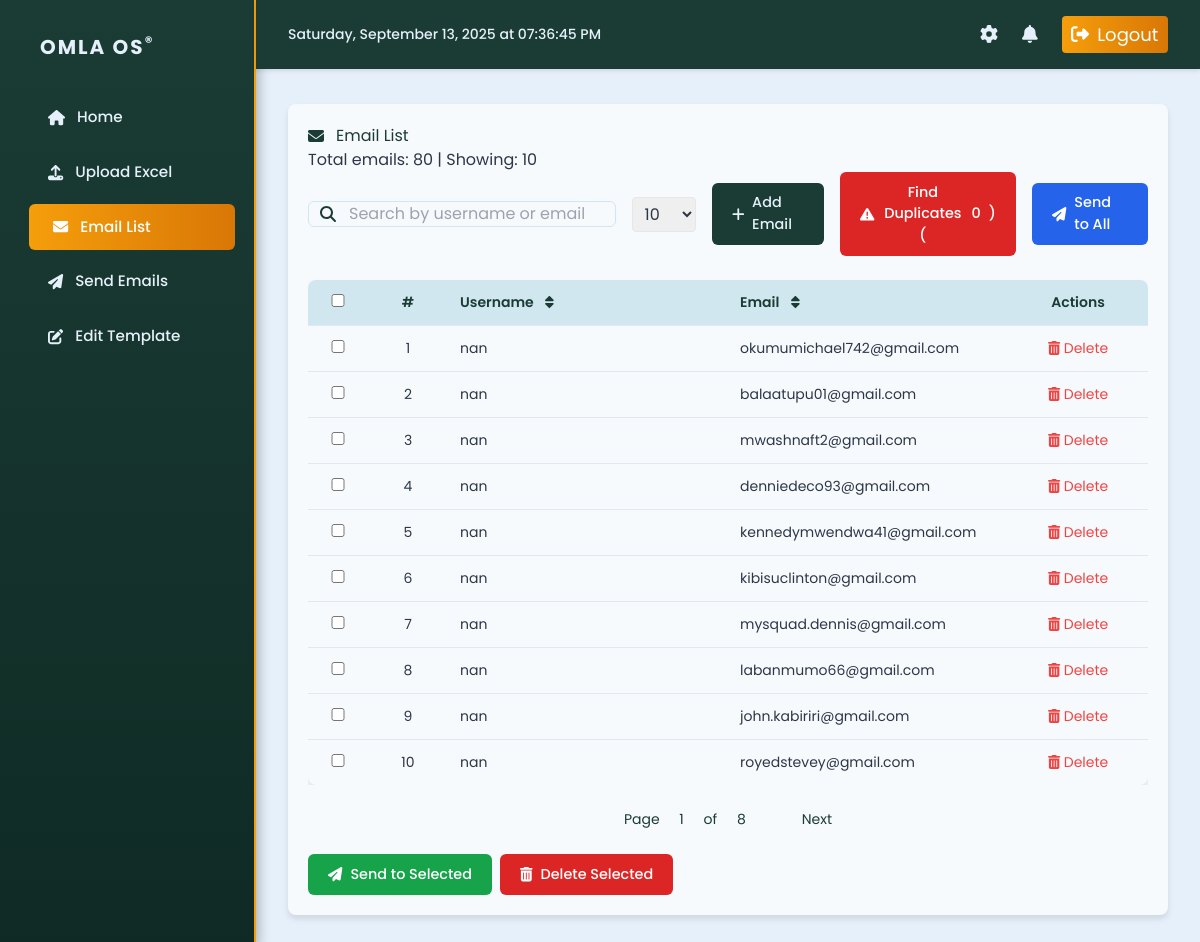
Page /emails/ on the earlier database version.
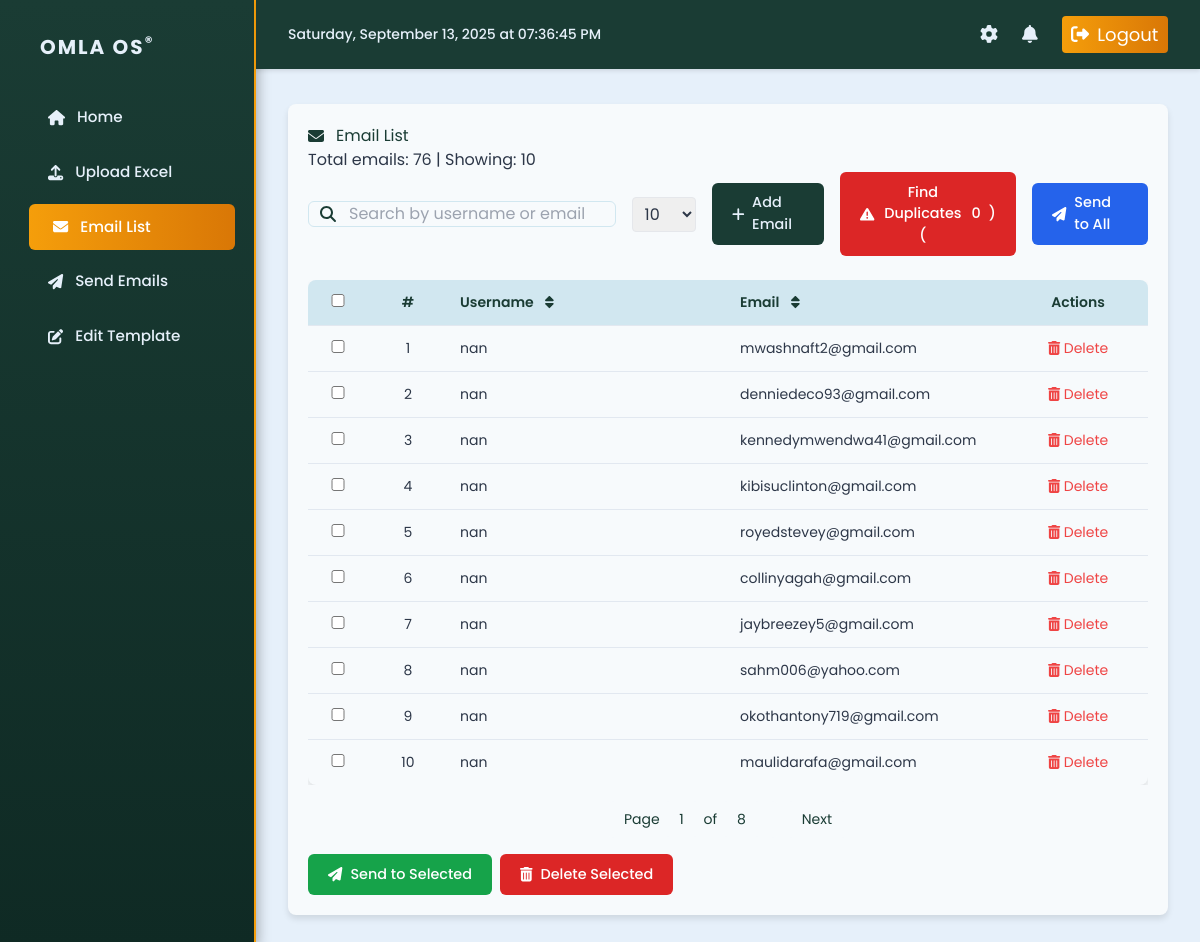
Same page on the later database version.
### sender/models.py (models this page shows, shortened)
class UserEmail(models.Model):
    username = models.CharField(max_length=255)
    email = models.EmailField(unique=True)

### sender/views.py (the view)
# urls.py: path('emails/', EmailListView.as_view(), name='email_list'),
class EmailListView(ListView):
    model = UserEmail
    template_name = 'sender/email_list.html'
    context_object_name = 'emails'
    paginate_by = 10  # Default pagination
    def get_queryset(self):
        queryset = super().get_queryset()
        query = self.request.GET.get('q')
        sort_by = self.request.GET.get('sort_by', 'id')
        sort_dir = self.request.GET.get('sort_dir', 'asc')
        if query:
            queryset = queryset.filter(
                Q(username__icontains=query) | Q(email__icontains=query)
            )
        return queryset.order_by(f'{"-" if sort_dir == "desc" else ""}{sort_by}')
    def get_paginate_by(self, queryset):
        page_size = self.request.GET.get('page_size', '10')
        if page_size == 'all':
            return None  # No pagination for 'All'
        try:
            return int(page_size)
        except ValueError:
            return 10  # Fallback to default
    def get_context_data(self, **kwargs):
        context = super().get_context_data(**kwargs)
        context['total'] = UserEmail.objects.count()
        context['page_size'] = self.request.GET.get('page_size', '10')
        return context

### sender/templates/sender/email_list.html (shortened to what this page needs)
{% extends 'sender/base.html' %}
{% load static %}
{% block content %}
<div class="card">
    <h2><i class="fas fa-envelope"></i> Email List</h2>
    <p>Total emails: <span id="total">{{ total }}</span> | Showing: <span id="showing">{{ emails.count }}</span></p>
    <div class="flex flex-col md:flex-row md:items-center justify-between mb-6 gap-4">
        <div class="relative flex-grow">
            <i class="fas fa-search absolute left-3 top-1/2 transform -translate-y-1/2 text-[#1A3C34]"></i>
            <input type="text" id="searchInput" placeholder="Search by username or email" class="pl-10 w-full">
        </div>
        <div class="flex items-center gap-4 mt-4 md:mt-0">
            <select id="pageSizeSelect" class="border rounded px-2 py-1">
                <option value="10" {% if page_size == '10' %}selected{% endif %}>10</option>
            </select>
            <a href="{% url 'add_email' %}" class="btn"><i class="fas fa-plus"></i> Add Email</a>
            <button id="showDuplicatesBtn" class="btn bg-red-600 hover:bg-red-700 text-white flex items-center gap-2">
                <i class="fas fa-exclamation-triangle"></i> Find Duplicates (<span id="duplicateCount">0</span>)
            </button>
            <a href="{% url 'send_emails' %}" class="btn bg-blue-600 hover:bg-blue-700 text-white"><i class="fas fa-paper-plane"></i> Send to All</a>
        </div>
    </div>
    <form method="post" id="emailForm">
        <div class="overflow-x-auto">
            <table class="w-full">
                <thead>
                    <tr>
                        <th class="w-12 text-center"><input type="checkbox" id="selectAll"></th>
                        <th class="w-16 text-center">#</th>
                        <th class="w-1/3 cursor-pointer sortable" data-sort="username">Username <i class="fas fa-sort ml-2"></i></th>
                        <th class="w-1/3 cursor-pointer sortable" data-sort="email">Email <i class="fas fa-sort ml-2"></i></th>
                        <th class="w-1/6 text-center">Actions</th>
                    </tr>
                </thead>
                <tbody id="emailTableBody">
                    {% for email in emails %}
                    <tr data-username="{{ email.username }}" data-email="{{ email.email }}">
                        <td class="w-12 text-center"><input type="checkbox" name="email_ids" value="{{ email.id }}"></td>
                        <td class="w-16 text-center">{{ forloop.counter }}</td>
                        <td class="w-1/3">{{ email.username }}</td>
                        <td class="w-1/3">{{ email.email }}</td>
                        <td class="w-1/6 text-center">
                            <a href="{% url 'delete_email' email.pk %}" class="text-red-500 hover:underline"><i class="fas fa-trash-alt"></i> Delete</a>
                        </td>
                    </tr>
                    {% empty %}
                    <tr>
                        <td colspan="5" class="text-center text-gray-500 py-4 text-sm"><i class="fas fa-inbox"></i> No emails found.</td>
                    </tr>
                    {% endfor %}
                </tbody>
            </table>
        </div>
        {% if is_paginated %}
        <div class="pagination mt-4 flex justify-center gap-2">
            <span>Page <span id="currentPage">{{ page_obj.number }}</span> of <span id="totalPages">{{ page_obj.paginator.num_pages }}</span></span>
            {% if page_obj.has_next %}
            <a href="#" class="btn-paginate" data-page="{{ page_obj.next_page_number }}">Next</a>
            {% endif %}
        </div>
        {% endif %}
        <div class="mt-4 flex gap-2">
            <button type="button" id="sendSelectedBtn" class="btn bg-green-600 hover:bg-green-700 text-white"><i class="fas fa-paper-plane"></i> Send to Selected</button>
            <button type="button" id="deleteSelectedBtn" class="btn bg-red-600 hover:bg-red-700 text-white"><i class="fas fa-trash-alt"></i> Delete Selected</button>
        </div>
    </form>
</div>
{% endblock %}

Differences in the rows shown:
removed UserEmail: username "nan", email "okumumichael742@gmail.com"
removed UserEmail: username "nan", email "balaatupu01@gmail.com"
removed UserEmail: username "nan", email "mysquad.dennis@gmail.com"
removed UserEmail: username "nan", email "labanmumo66@gmail.com"
removed UserEmail: username "nan", email "john.kabiriri@gmail.com"
now on this page (row unchanged): UserEmail: username "nan", email "collinyagah@gmail.com"
now on this page (row unchanged): UserEmail: username "nan", email "jaybreezey5@gmail.com"
now on this page (row unchanged): UserEmail: username "nan", email "sahm006@yahoo.com"
now on this page (row unchanged): UserEmail: username "nan", email "okothantony719@gmail.com"
now on this page (row unchanged): UserEmail: username "nan", email "maulidarafa@gmail.com"
Other differences:
{{ total }}: "80" → "76"
